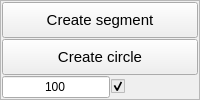
       <widget class="QFrame" name="btnFrame1">
        <property name="frameShape">
         <enum>QFrame::StyledPanel</enum>
        </property>
        <layout class="QVBoxLayout" name="verticalLayout">
         <property name="spacing">
          <number>1</number>
         </property>
         <property name="leftMargin">
          <number>1</number>
         </property>
         <property name="topMargin">
          <number>1</number>
         </property>
         <property name="rightMargin">
          <number>1</number>
         </property>
         <property name="bottomMargin">
          <number>1</number>
         </property>
         <item>
          <widget class="QPushButton" name="createSegmentBTN">
           <property name="sizePolicy">
            <sizepolicy hsizetype="Preferred" vsizetype="Preferred">
             <horstretch>0</horstretch>
             <verstretch>0</verstretch>
            </sizepolicy>
           </property>
           <property name="font">
            <font>
             <pointsize>11</pointsize>
            </font>
           </property>
           <property name="text">
            <string>Create segment</string>
           </property>
           <property name="icon">
            <iconset resource="icons.qrc">
             <normaloff>:/icons/icons/segmentbtn.png</normaloff>:/icons/icons/segmentbtn.png</iconset>
           </property>
          </widget>
         </item>
         <item>
          <widget class="QPushButton" name="createCircleBTN">
           <property name="sizePolicy">
            <sizepolicy hsizetype="Preferred" vsizetype="Preferred">
             <horstretch>0</horstretch>
             <verstretch>0</verstretch>
            </sizepolicy>
           </property>
           <property name="font">
            <font>
             <pointsize>11</pointsize>
            </font>
           </property>
           <property name="text">
            <string>Create circle</string>
           </property>
           <property name="icon">
            <iconset resource="icons.qrc">
             <normaloff>:/icons/icons/circlebtn.png</normaloff>:/icons/icons/circlebtn.png</iconset>
           </property>
          </widget>
         </item>
         <item>
          <layout class="QHBoxLayout" name="horizontalLayout_9">
           <item>
            <widget class="QLineEdit" name="radiusEdit">
             <property name="sizePolicy">
              <sizepolicy hsizetype="Preferred" vsizetype="Preferred">
               <horstretch>0</horstretch>
               <verstretch>0</verstretch>
              </sizepolicy>
             </property>
             <property name="font">
              <font>
               <pointsize>9</pointsize>
              </font>
             </property>
             <property name="text">
              <string>100</string>
             </property>
             <property name="alignment">
              <set>Qt::AlignCenter</set>
             </property>
            </widget>
           </item>
           <item>
            <widget class="QCheckBox" name="circleCheck">
             <property name="palette">
              <palette>
               <active>
                <colorrole role="Base">
                 <brush brushstyle="SolidPattern">
                  <color alpha="255">
                   <red>235</red>
                   <green>235</green>
                   <blue>235</blue>
                  </color>
                 </brush>
                </colorrole>
               </active>
               <inactive>
                <colorrole role="Base">
                 <brush brushstyle="SolidPattern">
                  <color alpha="255">
                   <red>235</red>
                   <green>235</green>
                   <blue>235</blue>
                  </color>
                 </brush>
                </colorrole>
               </inactive>
               <disabled>
                <colorrole role="Base">
                 <brush brushstyle="SolidPattern">
                  <color alpha="255">
                   <red>177</red>
                   <green>177</green>
                   <blue>177</blue>
                  </color>
                 </brush>
                </colorrole>
               </disabled>
              </palette>
             </property>
             <property name="font">
              <font>
               <pointsize>9</pointsize>
              </font>
             </property>
             <property name="toolTip">
              <string>Is const?</string>
             </property>
             <property name="text">
              <string/>
             </property>
             <property name="icon">
              <iconset resource="icons.qrc">
               <normaloff>:/icons/icons/lock.png</normaloff>:/icons/icons/lock.png</iconset>
             </property>
             <property name="checked">
              <bool>true</bool>
             </property>
            </widget>
           </item>
          </layout>
         </item>
        </layout>
       </widget>
